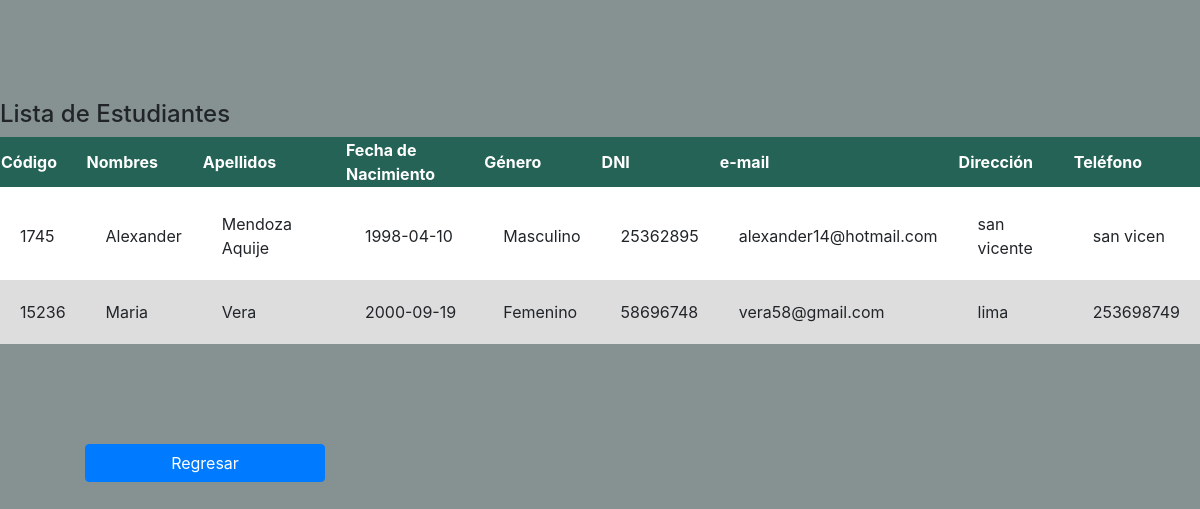
The page /fragments/lista.php on the database its author committed.
### tables this page shows
CREATE TABLE `estudiantes` (
  `codest` int(11) NOT NULL,
  `nombre` varchar(50) NOT NULL,
  `apellido` varchar(50) NOT NULL,
  `fechanac` date NOT NULL,
  `genero` varchar(30) NOT NULL,
  `dni` char(8) NOT NULL,
  `mail` varchar(60) NOT NULL,
  `direccion` varchar(60) NOT NULL,
  `telefono` char(9) NOT NULL
);

### fragments/lista.php (the view, shortened to what this page needs)
<!DOCTYPE html>
<html>
<head>
	<link rel="stylesheet" href="https://stackpath.bootstrapcdn.com/bootstrap/4.5.0/css/bootstrap.min.css">
	<link rel="stylesheet" type="text/css" href="css/estilo.css">
</head>
<body class="fondo">
	<div id="main-container">
	<h4>Lista de Estudiantes</h4>
<table width="100%" >
	<thead>
	<tr >
		<th> Código </th>
		<th> Nombres </th>
		<th> Apellidos </th>
		<th> Fecha de Nacimiento</th>
		<th> Género</th>
		<th> DNI</th>
		<th> e-mail</th>
		<th> Dirección</th>
		<th> Teléfono</th>
	</tr>
	</thead>
	<?php
            $servidor = "localhost";
            $nombreusuario = "root";
            $password = "";
            $db = "lista_cotejo";
            $conexion = new mysqli($servidor, $nombreusuario, $password, $db);
			$sql = "SELECT * FROM estudiantes";
            $resultado = $conexion->query($sql);
            if($resultado->num_rows > 0){
                while($row = $resultado->fetch_assoc()){
                    ?>
                    	<tr>
                    		<td><?php echo $row['codest']?></td>
                    		<td><?php echo $row['nombre']?></td>
                    		<td><?php echo $row['apellido']?></td>
                    		<td><?php echo $row['fechanac']?></td>
                    		<td><?php echo $row['genero']?></td>
                    		<td><?php echo $row['dni']?></td>
                    		<td><?php echo $row['mail']?></td>
                    		<td><?php echo $row['direccion']?></td>
                    		<td><?php echo $row['telefono']?></td>
                    	</tr>
                    <?php
                }
            }
?>
</table>
</div>
<form action="estudiantes.php" method="post">
		<div style="width: 20%;margin-left: 85px">
			<input type="submit" class="btn btn-primary btn-block" value="Regresar">
		</div>
	</form>
</body>
</html>

### css/estilo.css (style rules this page uses)
body { margin:0; padding: 0; }
.fondo { background: #859291; }
#main-container { margin:100px auto; width: 1200px; }
table { background-color: white; text-align: left; border-collapse: collapse; width: 100%; }
tr,td { padding: 20px; }
thead { background-color: #246355; border-bottom: solid 5px; color: white; }
tr:nth-child(even) { background-color: #ddd; }

### rows shown on the page
estudiantes: codest "1745", nombre "Alexander", apellido "Mendoza Aquije", fechanac "1998-04-10", genero "Masculino", dni "25362895", mail "alexander14@hotmail.com", direccion "san vicente", telefono "san vicen"
estudiantes: codest "15236", nombre "Maria", apellido "Vera", fechanac "2000-09-19", genero "Femenino", dni "58696748", mail "vera58@gmail.com", direccion "lima", telefono "253698749"
